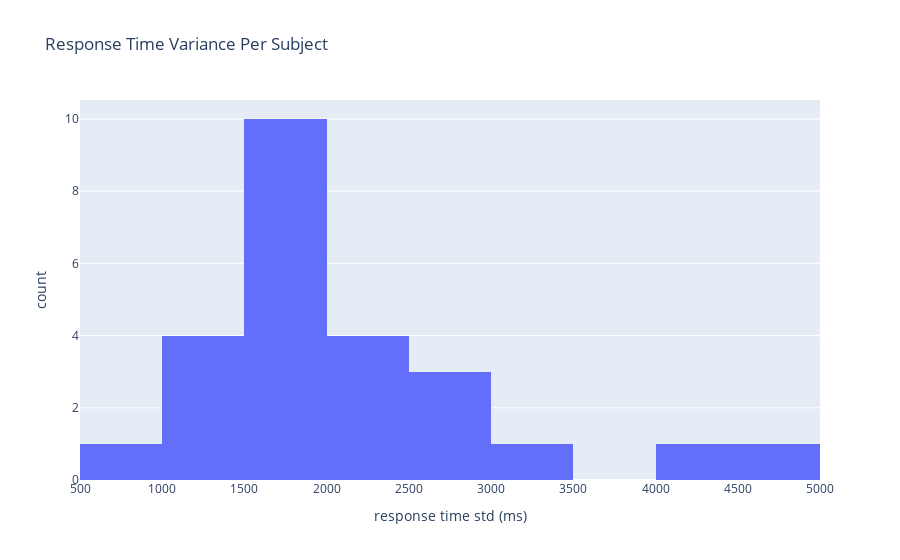

Source (notebook cell):
### Code cell
# calculating response time variance per subject
std_rt_per_subject = response_times[['rt', 'subject']].groupby('subject').std()
std_rt_per_subject.columns = ['rt_std']

# creating a histogram of response times variances
px.histogram(std_rt_per_subject, nbins=10, x='rt_std'
             , title='Response Time Variance Per Subject', labels={'rt_std': 'response time std (ms)'})

### Figure 1 — Plotly figure (JSON) as saved in the notebook; plotly's stock layout.template omitted (floating-point values rounded to 4 significant figures)
{"data": [{"alignmentgroup": "True", "bingroup": "x", "hovertemplate": "response time std (ms)=%{x}<br>count=%{y}<extra></extra>", "legendgroup": "", "marker": {"color": "#636efa", "pattern": {"shape": ""}}, "name": "", "nbinsx": 10, "offsetgroup": "", "orientation": "v", "showlegend": false, "type": "histogram", "x": [1917.0, 1623.0, 2553.0, 2030.0, 2060.0, 4258.0, 1583.0, 1955.0, 1922.0, 1879.0, 2073.0, 2634.0, 1255.0, 1398.0, 1899.0, 3242.0, 2770.0, 1446.0, 1784.0, 698.7, 1862.0, 1625.0, 2237.0, 4746.0, 1448.0], "xaxis": "x", "yaxis": "y"}], "layout": {"barmode": "relative", "legend": {"tracegroupgap": 0}, "title": {"text": "Response Time Variance Per Subject"}, "xaxis": {"anchor": "y", "domain": [0, 1], "title": {"text": "response time std (ms)"}}, "yaxis": {"anchor": "x", "domain": [0, 1], "title": {"text": "count"}}}}
